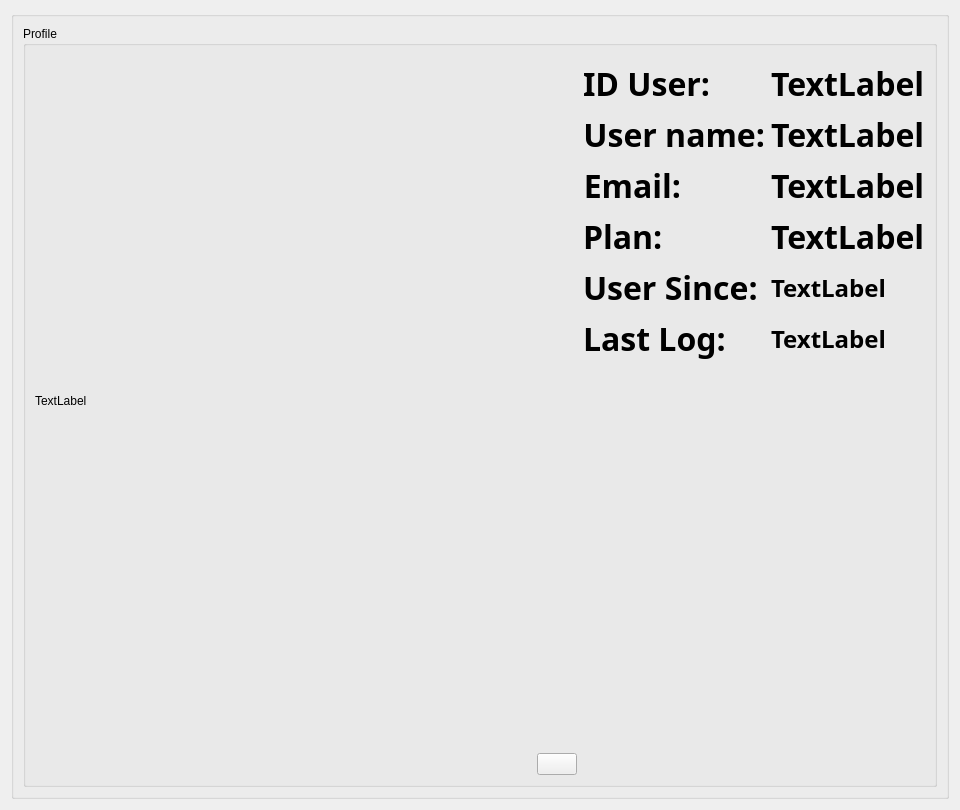
<?xml version="1.0" encoding="UTF-8"?>
<ui version="4.0">
 <class>UserClientinfoWidget</class>
 <widget class="QWidget" name="UserClientinfoWidget">
  <property name="geometry">
   <rect>
    <x>0</x>
    <y>0</y>
    <width>960</width>
    <height>810</height>
   </rect>
  </property>
  <property name="windowTitle">
   <string>Form</string>
  </property>
  <layout class="QGridLayout" name="gridLayout_2">
   <item row="0" column="0">
    <layout class="QHBoxLayout" name="horizontalLayout">
     <item>
      <widget class="QGroupBox" name="groupBox">
       <property name="sizePolicy">
        <sizepolicy hsizetype="Preferred" vsizetype="Preferred">
         <horstretch>0</horstretch>
         <verstretch>0</verstretch>
        </sizepolicy>
       </property>
       <property name="autoFillBackground">
        <bool>true</bool>
       </property>
       <layout class="QGridLayout" name="gridLayout">
        <item row="0" column="0">
         <layout class="QVBoxLayout" name="verticalLayout">
          <item>
           <widget class="QGroupBox" name="groupBox_2">
            <property name="title">
             <string>Profile</string>
            </property>
            <layout class="QGridLayout" name="gridLayout_3">
             <item row="0" column="0">
              <widget class="QLabel" name="picture_label">
               <property name="sizePolicy">
                <sizepolicy hsizetype="Minimum" vsizetype="MinimumExpanding">
                 <horstretch>0</horstretch>
                 <verstretch>0</verstretch>
                </sizepolicy>
               </property>
               <property name="minimumSize">
                <size>
                 <width>250</width>
                 <height>250</height>
                </size>
               </property>
               <property name="text">
                <string>TextLabel</string>
               </property>
              </widget>
             </item>
             <item row="0" column="1" rowspan="2">
              <layout class="QFormLayout" name="formLayout_2">
               <property name="labelAlignment">
                <set>Qt::AlignmentFlag::AlignLeading|Qt::AlignmentFlag::AlignLeft|Qt::AlignmentFlag::AlignVCenter</set>
               </property>
               <item row="0" column="0">
                <layout class="QFormLayout" name="formLayout_3"/>
               </item>
               <item row="1" column="0">
                <widget class="QLabel" name="label_6">
                 <property name="font">
                  <font>
                   <family>Abadi MT Condensed Extra Bold</family>
                   <pointsize>24</pointsize>
                   <bold>true</bold>
                  </font>
                 </property>
                 <property name="text">
                  <string>ID User:</string>
                 </property>
                </widget>
               </item>
               <item row="1" column="1">
                <widget class="QLabel" name="IdUser_label">
                 <property name="font">
                  <font>
                   <family>Abadi MT Condensed Extra Bold</family>
                   <pointsize>24</pointsize>
                   <bold>true</bold>
                  </font>
                 </property>
                 <property name="text">
                  <string>TextLabel</string>
                 </property>
                </widget>
               </item>
               <item row="2" column="0">
                <widget class="QLabel" name="label_5">
                 <property name="font">
                  <font>
                   <family>Abadi MT Condensed Extra Bold</family>
                   <pointsize>24</pointsize>
                   <bold>true</bold>
                  </font>
                 </property>
                 <property name="text">
                  <string>User name:</string>
                 </property>
                 <property name="alignment">
                  <set>Qt::AlignmentFlag::AlignRight|Qt::AlignmentFlag::AlignTrailing|Qt::AlignmentFlag::AlignVCenter</set>
                 </property>
                </widget>
               </item>
               <item row="2" column="1">
                <widget class="QLabel" name="UserName_label">
                 <property name="font">
                  <font>
                   <family>Abadi MT Condensed Extra Bold</family>
                   <pointsize>24</pointsize>
                   <bold>true</bold>
                  </font>
                 </property>
                 <property name="text">
                  <string>TextLabel</string>
                 </property>
                </widget>
               </item>
               <item row="3" column="1">
                <widget class="QLabel" name="Email_label">
                 <property name="font">
                  <font>
                   <family>Abadi MT Condensed Extra Bold</family>
                   <pointsize>24</pointsize>
                   <bold>true</bold>
                  </font>
                 </property>
                 <property name="text">
                  <string>TextLabel</string>
                 </property>
                </widget>
               </item>
               <item row="4" column="0">
                <widget class="QLabel" name="label_3">
                 <property name="font">
                  <font>
                   <family>Abadi MT Condensed Extra Bold</family>
                   <pointsize>24</pointsize>
                   <bold>true</bold>
                  </font>
                 </property>
                 <property name="text">
                  <string>Plan:</string>
                 </property>
                </widget>
               </item>
               <item row="4" column="1">
                <widget class="QLabel" name="Plan_label">
                 <property name="font">
                  <font>
                   <family>Abadi MT Condensed Extra Bold</family>
                   <pointsize>24</pointsize>
                   <bold>true</bold>
                  </font>
                 </property>
                 <property name="text">
                  <string>TextLabel</string>
                 </property>
                </widget>
               </item>
               <item row="6" column="0">
                <widget class="QLabel" name="label_4">
                 <property name="font">
                  <font>
                   <family>Abadi MT Condensed Extra Bold</family>
                   <pointsize>24</pointsize>
                   <bold>true</bold>
                  </font>
                 </property>
                 <property name="text">
                  <string>Last Log:</string>
                 </property>
                </widget>
               </item>
               <item row="6" column="1">
                <widget class="QLabel" name="lastLogging_label">
                 <property name="font">
                  <font>
                   <family>Abadi MT Condensed Extra Bold</family>
                   <pointsize>18</pointsize>
                   <bold>true</bold>
                  </font>
                 </property>
                 <property name="text">
                  <string>TextLabel</string>
                 </property>
                </widget>
               </item>
               <item row="5" column="0">
                <widget class="QLabel" name="label_7">
                 <property name="font">
                  <font>
                   <family>Abadi MT Condensed Extra Bold</family>
                   <pointsize>24</pointsize>
                   <bold>true</bold>
                  </font>
                 </property>
                 <property name="text">
                  <string>User Since:</string>
                 </property>
                </widget>
               </item>
               <item row="5" column="1">
                <widget class="QLabel" name="user_since_label">
                 <property name="font">
                  <font>
                   <family>Abadi MT Condensed Extra Bold</family>
                   <pointsize>18</pointsize>
                   <bold>true</bold>
                  </font>
                 </property>
                 <property name="text">
                  <string>TextLabel</string>
                 </property>
                </widget>
               </item>
               <item row="3" column="0">
                <widget class="QLabel" name="label_2">
                 <property name="font">
                  <font>
                   <family>Abadi MT Condensed Extra Bold</family>
                   <pointsize>24</pointsize>
                   <bold>true</bold>
                  </font>
                 </property>
                 <property name="text">
                  <string>Email:</string>
                 </property>
                 <property name="alignment">
                  <set>Qt::AlignmentFlag::AlignRight|Qt::AlignmentFlag::AlignTrailing|Qt::AlignmentFlag::AlignVCenter</set>
                 </property>
                </widget>
               </item>
              </layout>
             </item>
             <item row="1" column="0">
              <layout class="QHBoxLayout" name="horizontalLayout_2">
               <item>
                <spacer name="horizontalSpacer">
                 <property name="orientation">
                  <enum>Qt::Orientation::Horizontal</enum>
                 </property>
                 <property name="sizeHint" stdset="0">
                  <size>
                   <width>40</width>
                   <height>20</height>
                  </size>
                 </property>
                </spacer>
               </item>
               <item>
                <widget class="QPushButton" name="newPhoto">
                 <property name="text">
                  <string/>
                 </property>
                 <property name="icon">
                  <iconset theme="QIcon::ThemeIcon::CameraPhoto"/>
                 </property>
                </widget>
               </item>
              </layout>
             </item>
            </layout>
           </widget>
          </item>
         </layout>
        </item>
       </layout>
      </widget>
     </item>
    </layout>
   </item>
  </layout>
 </widget>
 <resources/>
 <connections/>
</ui>
